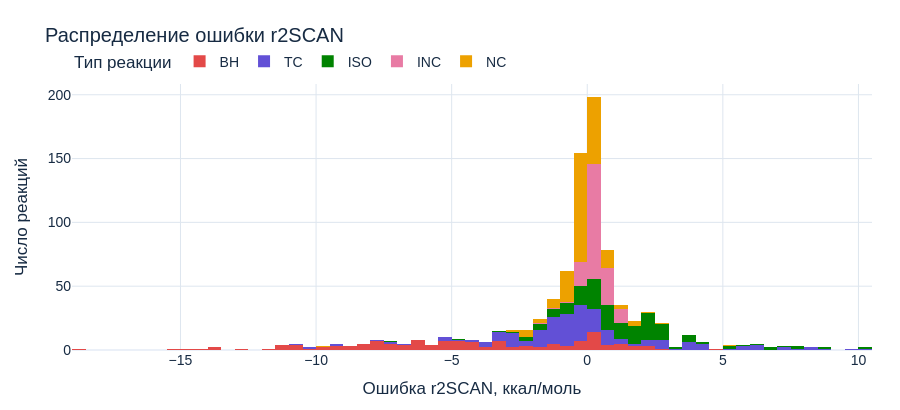

Notebook cell for this chart:
### Code cell
fig = px.histogram(
    df, x="e_r2", color="type", nbins=80, barmode="stack",
    labels={"e_r2": "Ошибка r2SCAN, ккал/моль", "type": "Тип реакции"},
    color_discrete_map=TYPE_COLORS, category_orders={"type": TYPES},
)
fig.update_traces(
    hovertemplate="Интервал ошибки: %{x} ккал/моль<br>Число реакций: %{y}"
)
style_chart(fig, "Распределение ошибки r2SCAN", "Ошибка r2SCAN, ккал/моль",
            "Число реакций", legend_title="Тип реакции").show()

### Figure 1 — Plotly figure (JSON) as saved in the notebook; plotly's stock layout.template omitted (floating-point values rounded to 4 significant figures; data arrays with more than 128 entries replaced by an {"elided": "..."} marker saying what was removed)
{"data": [{"bingroup": "x", "hovertemplate": "Интервал ошибки: %{x} ккал/моль<br>Число реакций: %{y}", "legendgroup": "BH", "marker": {"color": "#e34948", "pattern": {"shape": ""}}, "name": "BH", "nbinsx": 80, "orientation": "v", "showlegend": true, "type": "histogram", "x": {"elided": "140 float values"}, "xaxis": "x", "yaxis": "y"}, {"bingroup": "x", "hovertemplate": "Интервал ошибки: %{x} ккал/моль<br>Число реакций: %{y}", "legendgroup": "TC", "marker": {"color": "#6250d6", "pattern": {"shape": ""}}, "name": "TC", "nbinsx": 80, "orientation": "v", "showlegend": true, "type": "histogram", "x": {"elided": "203 float values"}, "xaxis": "x", "yaxis": "y"}, {"bingroup": "x", "hovertemplate": "Интервал ошибки: %{x} ккал/моль<br>Число реакций: %{y}", "legendgroup": "ISO", "marker": {"color": "#008300", "pattern": {"shape": ""}}, "name": "ISO", "nbinsx": 80, "orientation": "v", "showlegend": true, "type": "histogram", "x": {"elided": "162 float values"}, "xaxis": "x", "yaxis": "y"}, {"bingroup": "x", "hovertemplate": "Интервал ошибки: %{x} ккал/моль<br>Число реакций: %{y}", "legendgroup": "INC", "marker": {"color": "#e87ba4", "pattern": {"shape": ""}}, "name": "INC", "nbinsx": 80, "orientation": "v", "showlegend": true, "type": "histogram", "x": {"elided": "152 float values"}, "xaxis": "x", "yaxis": "y"}, {"bingroup": "x", "hovertemplate": "Интервал ошибки: %{x} ккал/моль<br>Число реакций: %{y}", "legendgroup": "NC", "marker": {"color": "#eda100", "pattern": {"shape": ""}}, "name": "NC", "nbinsx": 80, "orientation": "v", "showlegend": true, "type": "histogram", "x": {"elided": "204 float values"}, "xaxis": "x", "yaxis": "y"}], "layout": {"barmode": "stack", "font": {"color": "#172B43", "family": "Arial", "size": 14}, "height": 410, "hoverlabel": {"namelength": -1}, "legend": {"orientation": "h", "title": {"text": "Тип реакции"}, "tracegroupgap": 0, "x": 0, "y": 1.02, "yanchor": "bottom"}, "margin": {"b": 60, "l": 72, "r": 28, "t": 84}, "paper_bgcolor": "#FFFFFF", "plot_bgcolor": "#FFFFFF", "title": {"text": "Распределение ошибки r2SCAN"}, "xaxis": {"anchor": "y", "automargin": true, "domain": [0.0, 1.0], "gridcolor": "#DEE6EF", "title": {"text": "Ошибка r2SCAN, ккал/моль"}}, "yaxis": {"anchor": "x", "automargin": true, "domain": [0.0, 1.0], "gridcolor": "#DEE6EF", "title": {"text": "Число реакций"}}}}
